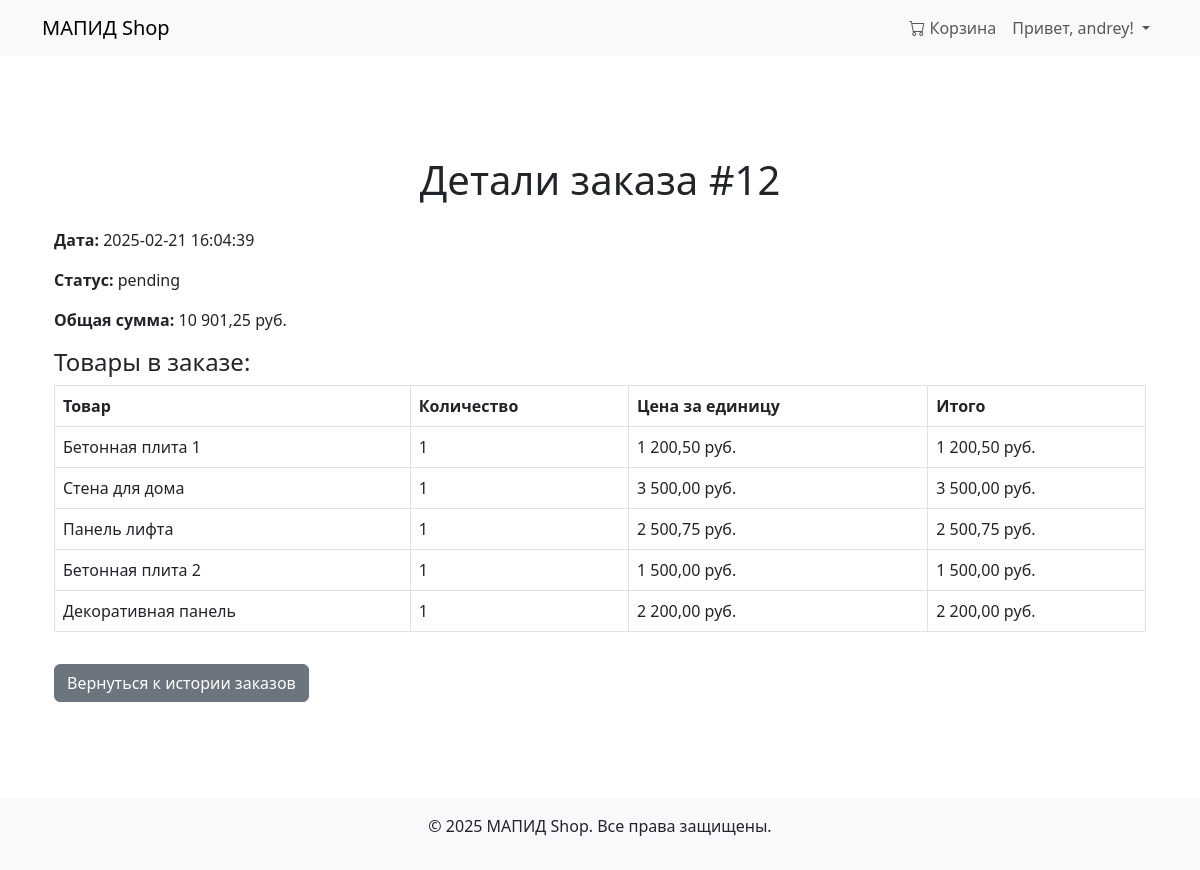
Page /order_details.php?order_id=12 (signed in) on the committed database.
### tables this page shows
CREATE TABLE `orders` (
  `id` int NOT NULL,
  `user_id` int NOT NULL,
  `total_price` decimal(10,2) NOT NULL,
  `status` enum('pending','completed','cancelled') DEFAULT 'pending',
  `created_at` timestamp NULL DEFAULT CURRENT_TIMESTAMP
);

CREATE TABLE `order_items` (
  `id` int NOT NULL,
  `order_id` int NOT NULL,
  `product_id` int NOT NULL,
  `quantity` int NOT NULL,
  `price` decimal(10,2) NOT NULL
);

CREATE TABLE `products` (
  `id` int NOT NULL,
  `name` varchar(100) NOT NULL,
  `description` text,
  `price` decimal(10,2) NOT NULL,
  `stock` int DEFAULT '0',
  `image_path` varchar(255) DEFAULT NULL,
  `created_at` timestamp NULL DEFAULT CURRENT_TIMESTAMP,
  `category` varchar(255) NOT NULL,
  `full_description` text NOT NULL,
  `country_of_origin` varchar(255) NOT NULL,
  `dimensions` varchar(255) NOT NULL,
  `weight` varchar(50) NOT NULL
);

### public/order_details.php (the view, shortened to what this page needs)
<?php
require_once '../config/db.php';
$db = new Database($dbConfig);
$connection = $db->getConnection();
$orderId = (int)$_GET['order_id'];
$userId = $_SESSION['user']['id'];
$orderQuery = "
    SELECT id, total_price, status, created_at
    FROM orders
    WHERE id = :order_id AND user_id = :user_id
";
$orderStmt = $connection->prepare($orderQuery);
$orderStmt->execute([':order_id' => $orderId, ':user_id' => $userId]);
$order = $orderStmt->fetch(PDO::FETCH_ASSOC);
$orderItemsQuery = "
    SELECT oi.product_id, oi.quantity, oi.price, p.name
    FROM order_items oi
    INNER JOIN products p ON oi.product_id = p.id
    WHERE oi.order_id = :order_id
";
$orderItemsStmt = $connection->prepare($orderItemsQuery);
$orderItemsStmt->execute([':order_id' => $orderId]);
$orderItems = $orderItemsStmt->fetchAll(PDO::FETCH_ASSOC);
?>
<!DOCTYPE html>
<html lang="en">
<head>
    <link href="https://cdn.jsdelivr.net/npm/bootstrap@5.3.0/dist/css/bootstrap.min.css" rel="stylesheet">
</head>
<body>
<?php include 'includes/header.php'; ?>
<div class="container py-5">
    <h1 class="text-center mb-4">Детали заказа #<?php echo htmlspecialchars($order['id']); ?></h1>
    <p><strong>Дата:</strong> <?php echo htmlspecialchars($order['created_at']); ?></p>
    <p><strong>Статус:</strong> <?php echo htmlspecialchars($order['status']); ?></p>
    <p><strong>Общая сумма:</strong> <?php echo number_format($order['total_price'], 2, ',', ' '); ?> руб.</p>
    <h4>Товары в заказе:</h4>
    <table class="table table-bordered">
        <thead>
            <tr>
                <th>Товар</th>
                <th>Количество</th>
                <th>Цена за единицу</th>
                <th>Итого</th>
            </tr>
        </thead>
        <tbody>
            <?php foreach ($orderItems as $item): ?>
                <tr>
                    <td><?php echo htmlspecialchars($item['name']); ?></td>
                    <td><?php echo $item['quantity']; ?></td>
                    <td><?php echo number_format($item['price'], 2, ',', ' '); ?> руб.</td>
                    <td><?php echo number_format($item['price'] * $item['quantity'], 2, ',', ' '); ?> руб.</td>
                </tr>
            <?php endforeach; ?>
        </tbody>
    </table>
    <a href="order_history.php" class="btn btn-secondary mt-3">Вернуться к истории заказов</a>
</div>
<?php include 'includes/footer.php'; ?>
</body>
</html>

### rows in the picture
orders: id "12", created_at "2025-02-21 16:04:39", status "pending", total_price "10 901,25"
order_items: product.name "Бетонная плита 1", quantity "1", price "1 200,50", $item['price'] * $item['quantity'] "1 200,50"
order_items: product.name "Стена для дома", quantity "1", price "3 500,00", $item['price'] * $item['quantity'] "3 500,00"
order_items: product.name "Панель лифта", quantity "1", price "2 500,75", $item['price'] * $item['quantity'] "2 500,75"
order_items: product.name "Бетонная плита 2", quantity "1", price "1 500,00", $item['price'] * $item['quantity'] "1 500,00"
order_items: product.name "Декоративная панель", quantity "1", price "2 200,00", $item['price'] * $item['quantity'] "2 200,00"

### other values in the picture
$_SESSION['user']['name'] "andrey"
